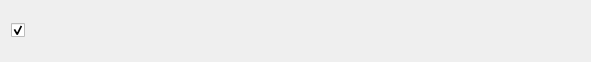
<?xml version="1.0" encoding="UTF-8"?>
<ui version="4.0">
 <class>ASML_err_log_list_item</class>
 <widget class="QWidget" name="ASML_err_log_list_item">
  <property name="geometry">
   <rect>
    <x>0</x>
    <y>0</y>
    <width>591</width>
    <height>62</height>
   </rect>
  </property>
  <property name="windowTitle">
   <string>Form</string>
  </property>
  <layout class="QGridLayout" name="gridLayout">
   <item row="0" column="0">
    <widget class="QCheckBox" name="checkBox">
     <property name="sizePolicy">
      <sizepolicy hsizetype="Maximum" vsizetype="Fixed">
       <horstretch>0</horstretch>
       <verstretch>0</verstretch>
      </sizepolicy>
     </property>
     <property name="text">
      <string/>
     </property>
     <property name="checked">
      <bool>true</bool>
     </property>
    </widget>
   </item>
   <item row="0" column="1">
    <widget class="QLabel" name="data_color">
     <property name="text">
      <string/>
     </property>
    </widget>
   </item>
   <item row="0" column="2">
    <widget class="QLabel" name="data_name">
     <property name="font">
      <font>
       <family>맑은 고딕</family>
       <pointsize>12</pointsize>
       <weight>50</weight>
       <bold>false</bold>
      </font>
     </property>
     <property name="text">
      <string/>
     </property>
    </widget>
   </item>
   <item row="0" column="3">
    <widget class="QLabel" name="data_count">
     <property name="font">
      <font>
       <family>맑은 고딕</family>
       <pointsize>14</pointsize>
       <weight>50</weight>
       <bold>false</bold>
      </font>
     </property>
     <property name="text">
      <string/>
     </property>
    </widget>
   </item>
  </layout>
 </widget>
 <resources/>
 <connections/>
</ui>
